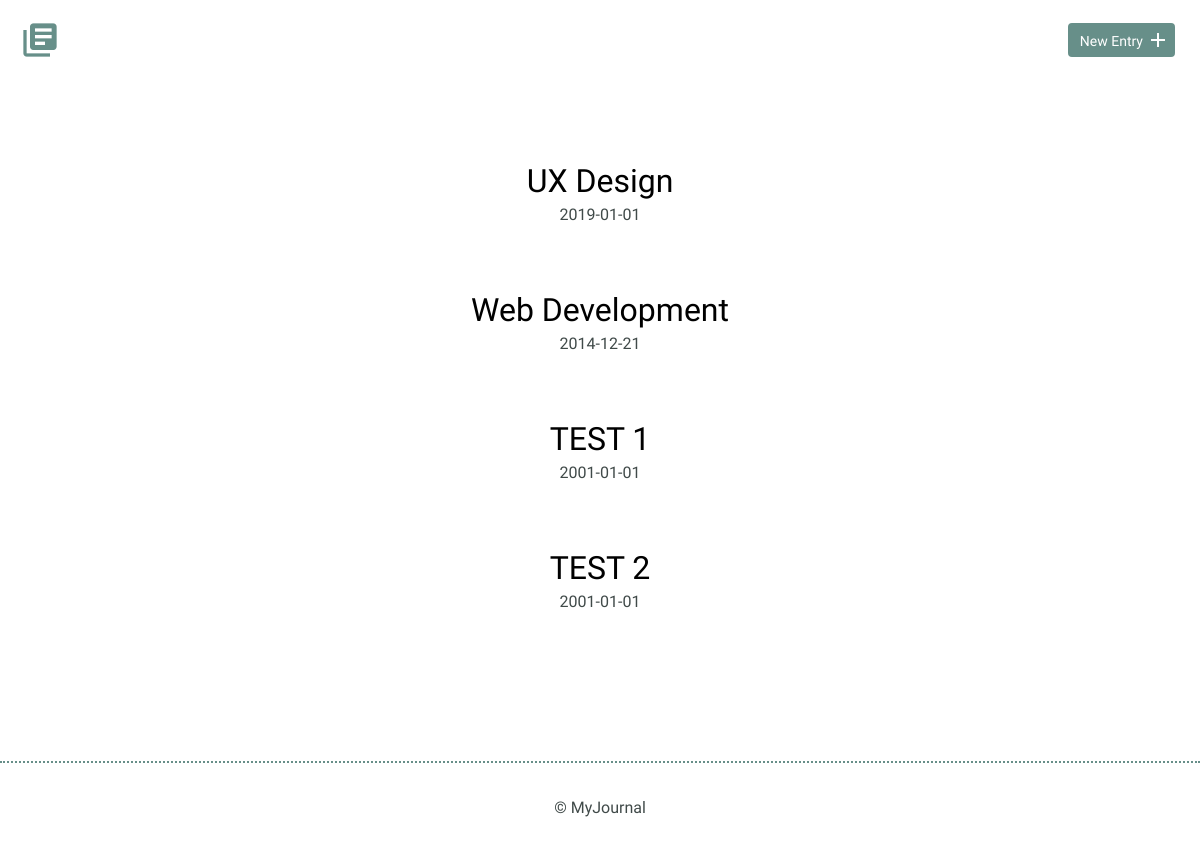
The page / on the database its author committed.
### tables this page shows
CREATE TABLE "entries" (
	`id`	INTEGER,
	`title`	TEXT,
	`date`	TEXT,
	`time_spent`	INTEGER,
	`learned`	BLOB,
	`resources`	BLOB,
	PRIMARY KEY(`id`)
);

### index.php (the view)
<?php
include("inc/connection.php");
try {
    $results = $db->query('SELECT * FROM entries ORDER BY date DESC');
} catch(Exception $e) {
    echo $e->getMessage();
    die();
}
$journalEntries = $results->fetchAll(PDO::FETCH_ASSOC);
include("inc/header.php");
?>
<section>
    <div class="container">
        <div class="entry-list">
              <?php
                foreach($journalEntries as $journalEntry) {
                     echo '<article><h2><a href="detail.php?id='.$journalEntry['id'].'">' .
                     $journalEntry['title'] . '</a></h2>' .
                      '<time datetime="01-31-2018">' .
                      $journalEntry['date'] . '</time></article>';
                       }
                ?>
        </div>
    </div>
</section>
<?php include("inc/footer.php"); ?>

### css/site.css (style rules this page uses)
body { font-size: 16px; color: #404a49; font-family: 'Cousine', serif; font-weight: 400; }
.container { margin: 0 auto; padding: 0 25px; }
h1, h2, h3 { margin: 0; font-weight: 400; line-height: 1em; color: #000; }
h2 { font-size: 32px; }
h2 a { text-decoration: none; color: #000; }
.entry-list, .edit-entry, .new-entry { max-width: 800px; margin: 0 auto; padding: 70px 0 150px 0; }
.entry-list article { margin-bottom: 70px; text-align: center; }
.entry-list article:last-child { margin-bottom: 0; }
.entry-list article h2 { margin-bottom: 8px; }

### rows shown on the page
entries: title "UX Design", date "2019-01-01"
entries: title "Web Development", date "2014-12-21"
entries: title "TEST 1", date "2001-01-01"
entries: title "TEST 2", date "2001-01-01"
